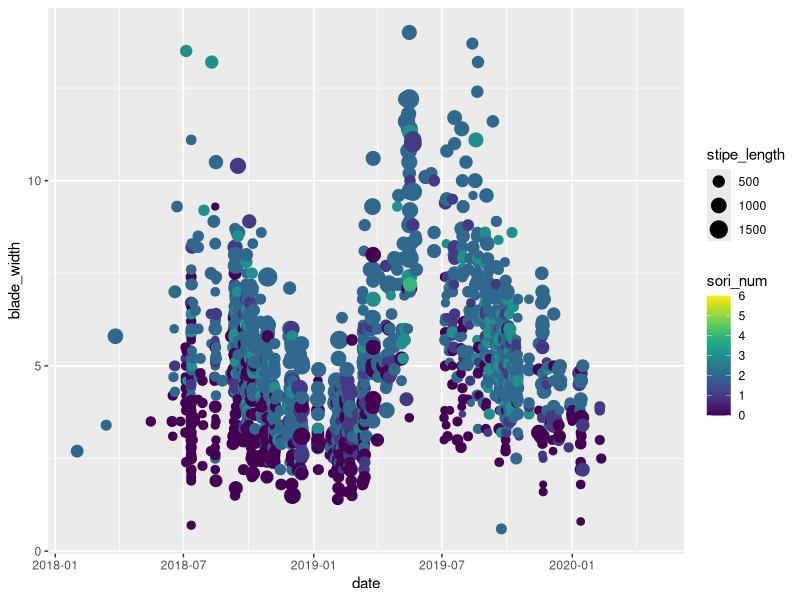
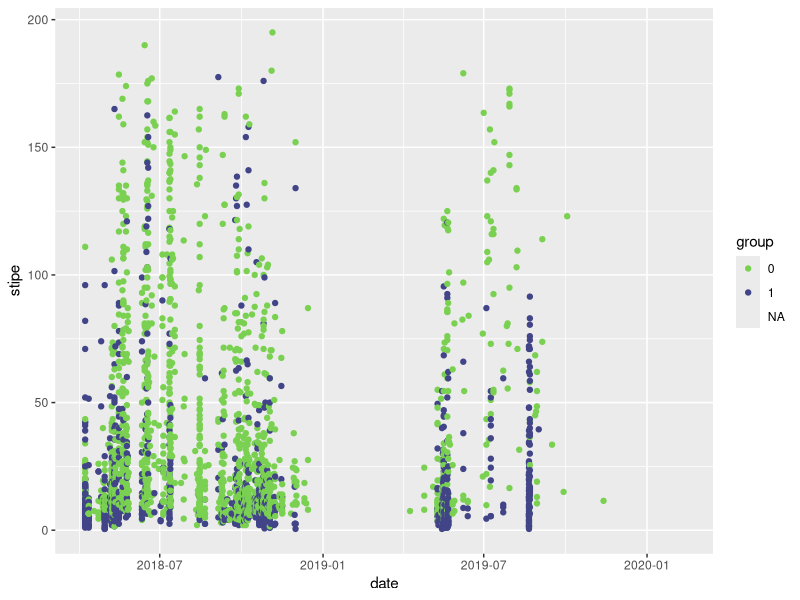
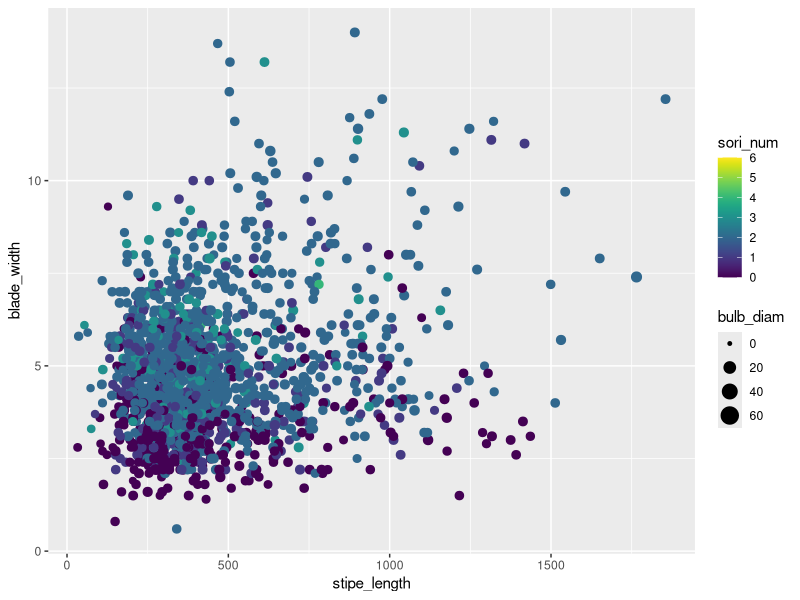

These charts were generated, in order, by the following R code:
###################################################################################
#                                                                                ##
# kelp_wrack_summary.R                                                           ##
# Data are current as of 2020-02-11                                              ##
# Data source: David Bilderback                                                  ##
# R code prepared by Ross Whippo                                                 ##
# Last updated 2020-02-13                                                        ##
#                                                                                ##
###################################################################################

# SUMMARY:
# Data on kelp wrack morphometrics collected by David Bilderback in Bandon, OR, USA
# from 2018 - present. 


# Required Files (check that script is loading latest version):
# mature_sporophyte_data.csv
# young_sporophyte_data.csv

# Associated Scripts:
# none

# TO DO

###################################################################################
# TABLE OF CONTENTS                                                               #
#                                                                                 #
# RECENT CHANGES TO SCRIPT                                                        #
# LOAD PACKAGES                                                                   #
# READ IN AND PREPARE DATA                                                        #
# MANIPULATE DATA                                                                 #
#                                                                                 #
###################################################################################

###################################################################################
# RECENT CHANGES TO SCRIPT                                                        #
###################################################################################

# 2020-02-13 Script created

###################################################################################
# LOAD PACKAGES                                                                   #
###################################################################################

library(tidyverse)
library(readr)
library(viridis)


###################################################################################
# READ IN AND PREPARE DATA                                                        #
###################################################################################

# read in mature dataset
mature_sporophyte <- read_csv("Data/mature_sporophyte_data.csv", 
                              col_types = cols(date = col_character(),
                                               absd_sori_num = col_number(), 
                                               blade_width = col_number(), 
                                               bulb_diam = col_number(), 
                                               notes = col_character(), 
                                               re_sori_num = col_number(), 
                                               sori_num = col_number(), 
                                               stipe_length = col_number()))

# remove erroneous date (need to fix)
mature_sporophyte <- mature_sporophyte %>%
  filter(date != "1/3/1900") 
mature_sporophyte$date <- mature_sporophyte$date %>%
  recode("7/12/2008" = "7/12/2018")
mature_sporophyte$date <- as.Date(mature_sporophyte$date, format = "%m/%d/%Y")
                                 
                                
# read in young dataset
young_sporophyte <- read_csv("Data/young_sporophyte_data.csv", 
                                  col_types = cols(date = col_character(),
                                                   stipe = col_number(),
                                                   blade = col_number(), 
                                                   bulb = col_number(), 
                                                   date = col_date(format = "%m/%d/%Y"), 
                                                   group = col_character(), 
                                                   ho_fa = col_number(), 
                                                   single = col_character()))

# remove erroneous date (need to fix)
young_sporophyte <- young_sporophyte %>%
  filter(date != "5/8/2013") %>%
  filter(date != "8/20/2013")
young_sporophyte$date <- young_sporophyte$date %>%
  recode("11/28/2028" = "11/28/2018",
         "10/9/2028" = "10/9/2018",
         "6/17/2028" = "6/17/2018")
young_sporophyte$date <- as.Date(young_sporophyte$date, format = "%m/%d/%Y")


###################################################################################
# VISUALIZATIONS                                                                  #
###################################################################################

# mature date by blade width (same as Dave's w/ extras)
ggplot(mature_sporophyte, aes(x = date, y = blade_width, color = sori_num, size = stipe_length)) +
  geom_point() +
  scale_colour_viridis()

# young date by stipe length
ggplot(young_sporophyte, aes(x = date, y = stipe, color = group)) +
  geom_point() +
  scale_colour_viridis(option = "D", discrete = TRUE, begin = 0.8, end = 0.2)

# mature stipe by blade
ggplot(mature_sporophyte, aes(x = stipe_length, y = blade_width, color = sori_num, size = bulb_diam)) +
  geom_point() +
  scale_colour_viridis()


############### SUBSECTION HERE

#####
#<<<<<<<<<<<<<<<<<<<<<<<<<<END OF SCRIPT>>>>>>>>>>>>>>>>>>>>>>>>#